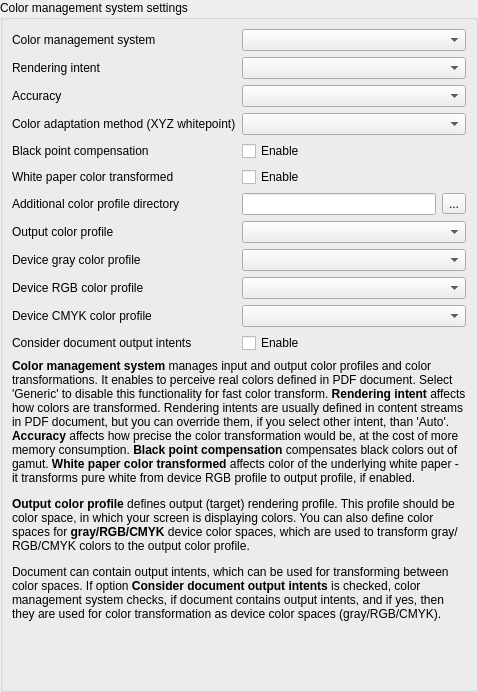
       <widget class="QWidget" name="cmsPage">
        <layout class="QVBoxLayout" name="cmsPageLayout">
         <property name="leftMargin">
          <number>0</number>
         </property>
         <property name="topMargin">
          <number>0</number>
         </property>
         <property name="rightMargin">
          <number>0</number>
         </property>
         <property name="bottomMargin">
          <number>0</number>
         </property>
         <item>
          <widget class="QGroupBox" name="cmsGroupBox">
           <property name="title">
            <string>Color management system settings</string>
           </property>
           <layout class="QVBoxLayout" name="verticalLayout_6">
            <item>
             <layout class="QGridLayout" name="cmsWidgetsLayout" columnstretch="1,1">
              <item row="7" column="1">
               <widget class="QComboBox" name="cmsOutputColorProfileComboBox"/>
              </item>
              <item row="4" column="0">
               <widget class="QLabel" name="cmsBlackPointCompensationLabel">
                <property name="text">
                 <string>Black point compensation</string>
                </property>
               </widget>
              </item>
              <item row="8" column="0">
               <widget class="QLabel" name="cmsDeviceGrayColorProfileLabel">
                <property name="text">
                 <string>Device gray color profile</string>
                </property>
               </widget>
              </item>
              <item row="0" column="1">
               <widget class="QComboBox" name="cmsTypeComboBox"/>
              </item>
              <item row="8" column="1">
               <widget class="QComboBox" name="cmsDeviceGrayColorProfileComboBox"/>
              </item>
              <item row="2" column="0">
               <widget class="QLabel" name="cmsAccuracyLabel">
                <property name="text">
                 <string>Accuracy</string>
                </property>
               </widget>
              </item>
              <item row="1" column="1">
               <widget class="QComboBox" name="cmsRenderingIntentComboBox"/>
              </item>
              <item row="6" column="0">
               <widget class="QLabel" name="cmsProfileDirectoryLabel">
                <property name="text">
                 <string>Additional color profile directory</string>
                </property>
               </widget>
              </item>
              <item row="5" column="0">
               <widget class="QLabel" name="cmsWhitePaperColorTransformedLabel">
                <property name="text">
                 <string>White paper color transformed</string>
                </property>
               </widget>
              </item>
              <item row="11" column="1">
               <widget class="QCheckBox" name="cmsConsiderOutputIntentCheckBox">
                <property name="text">
                 <string>Enable</string>
                </property>
               </widget>
              </item>
              <item row="7" column="0">
               <widget class="QLabel" name="cmsOutputProfileLabel">
                <property name="text">
                 <string>Output color profile</string>
                </property>
               </widget>
              </item>
              <item row="4" column="1">
               <widget class="QCheckBox" name="cmsIsBlackPointCompensationCheckBox">
                <property name="text">
                 <string>Enable</string>
                </property>
               </widget>
              </item>
              <item row="5" column="1">
               <widget class="QCheckBox" name="cmsWhitePaperColorTransformedCheckBox">
                <property name="text">
                 <string>Enable</string>
                </property>
               </widget>
              </item>
              <item row="1" column="0">
               <widget class="QLabel" name="cmsRenderingIntentLabel">
                <property name="text">
                 <string>Rendering intent</string>
                </property>
               </widget>
              </item>
              <item row="9" column="1">
               <widget class="QComboBox" name="cmsDeviceRGBColorProfileComboBox"/>
              </item>
              <item row="10" column="1">
               <widget class="QComboBox" name="cmsDeviceCMYKColorProfileComboBox"/>
              </item>
              <item row="11" column="0">
               <widget class="QLabel" name="cmsConsiderOutputIntentLabel">
                <property name="text">
                 <string>Consider document output intents</string>
                </property>
               </widget>
              </item>
              <item row="9" column="0">
               <widget class="QLabel" name="cmsDeviceRGBProfileLabel">
                <property name="text">
                 <string>Device RGB color profile</string>
                </property>
               </widget>
              </item>
              <item row="0" column="0">
               <widget class="QLabel" name="cmsLabel">
                <property name="text">
                 <string>Color management system</string>
                </property>
               </widget>
              </item>
              <item row="10" column="0">
               <widget class="QLabel" name="cmsDeviceCMYKColorProfileLabel">
                <property name="text">
                 <string>Device CMYK color profile</string>
                </property>
               </widget>
              </item>
              <item row="6" column="1">
               <layout class="QHBoxLayout" name="cmsProfileDirectoryLayout">
                <item>
                 <widget class="QLineEdit" name="cmsProfileDirectoryEdit"/>
                </item>
                <item>
                 <widget class="QToolButton" name="cmsProfileDirectoryButton">
                  <property name="text">
                   <string>...</string>
                  </property>
                 </widget>
                </item>
               </layout>
              </item>
              <item row="2" column="1">
               <widget class="QComboBox" name="cmsAccuracyComboBox"/>
              </item>
              <item row="3" column="1">
               <widget class="QComboBox" name="cmsColorAdaptationXYZComboBox"/>
              </item>
              <item row="3" column="0">
               <widget class="QLabel" name="cmsColorAdaptationMethodLabel">
                <property name="text">
                 <string>Color adaptation method (XYZ whitepoint)</string>
                </property>
               </widget>
              </item>
             </layout>
            </item>
            <item>
             <widget class="QLabel" name="cmsInfoLabel">
              <property name="text">
               <string>&lt;html&gt;&lt;head/&gt;&lt;body&gt;&lt;p&gt;&lt;span style=&quot; font-weight:600;&quot;&gt;Color management system &lt;/span&gt;manages input and output color profiles and color transformations. It enables to perceive real colors defined in PDF document. Select 'Generic' to disable this functionality for fast color transform. &lt;span style=&quot; font-weight:600;&quot;&gt;Rendering intent&lt;/span&gt; affects how colors are transformed. Rendering intents are usually defined in content streams in PDF document, but you can override them, if you select other intent, than 'Auto'. &lt;span style=&quot; font-weight:600;&quot;&gt;Accuracy &lt;/span&gt;affects how precise the color transformation would be, at the cost of more memory consumption. &lt;span style=&quot; font-weight:600;&quot;&gt;Black point compensation&lt;/span&gt; compensates black colors out of gamut. &lt;span style=&quot; font-weight:600;&quot;&gt;White paper color transformed &lt;/span&gt;affects color of the underlying white paper - it transforms pure white from device RGB profile to output profile, if enabled.&lt;/p&gt;&lt;p&gt;&lt;span style=&quot; font-weight:600;&quot;&gt;Output color profile&lt;/span&gt; defines output (target) rendering profile. This profile should be color space, in which your screen is displaying colors. You can also define color spaces for &lt;span style=&quot; font-weight:600;&quot;&gt;gray/RGB/CMYK&lt;/span&gt; device color spaces, which are used to transform gray/RGB/CMYK colors to the output color profile.&lt;/p&gt;&lt;p&gt;Document can contain output intents, which can be used for transforming between color spaces. If option &lt;span style=&quot; font-weight:600;&quot;&gt;Consider document output intents&lt;/span&gt; is checked, color management system checks, if document contains output intents, and if yes, then they are used for color transformation as device color spaces (gray/RGB/CMYK).&lt;/p&gt;&lt;/body&gt;&lt;/html&gt;</string>
              </property>
              <property name="wordWrap">
               <bool>true</bool>
              </property>
             </widget>
            </item>
            <item>
             <spacer name="cmsVerticalSpacer">
              <property name="orientation">
               <enum>Qt::Vertical</enum>
              </property>
              <property name="sizeHint" stdset="0">
               <size>
                <width>20</width>
                <height>59</height>
               </size>
              </property>
             </spacer>
            </item>
           </layout>
          </widget>
         </item>
        </layout>
       </widget>
